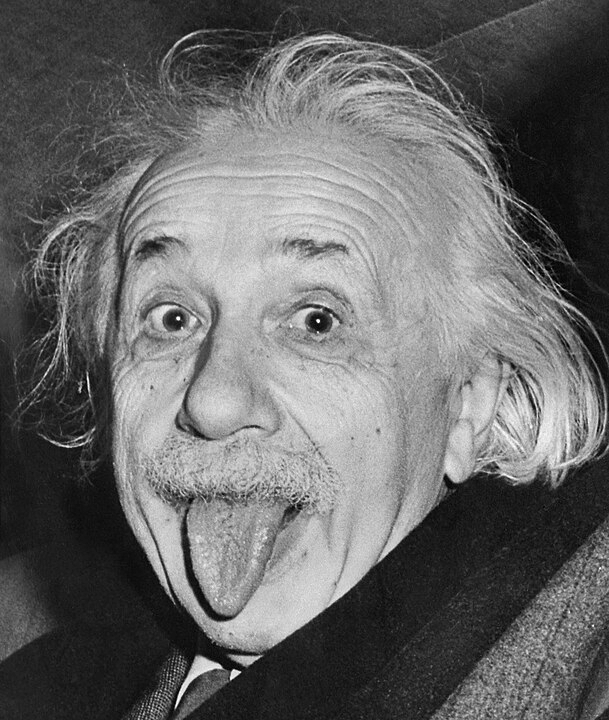
#> input picture zestaw3/AlbertEinstein-modified.png, 609 x 720 px
$ python steganography.py
#> lines starting #> are read from the running program, lines starting #| are printed output that depends on the picture; after the words box and inside, x2 and y2 are one past the last pixel; in counts of white or black regions, pixels touching at a corner belong together
#!/usr/bin/env python3
# -*- coding: utf-8 -*-
"""
Zadanie 19: Steganografia LSB (Least Significant Bit)
(a) Odczytanie ukrytego obrazu z płaszczyzny bitowej
(b) Ukrycie nowego obrazu w obrazie nośnikowym
"""

import numpy as np
from PIL import Image

def extract_lsb_image(carrier_img_array, output_bits=1):
    """
    Wydobycie obrazu ukrytego w najmłodszych bitach (LSB).

    Args:
        carrier_img_array: Obraz nośnikowy (numpy array)
        output_bits: Liczba najmłodszych bitów do wydobycia (zazwyczaj 1)

    Returns:
        Wydobyty obraz (numpy array)
    """
    # Wydobądź najmłodsze bity
    if output_bits == 1:
        # Dla 1 bitu: pobierz bit LSB i rozszerz do pełnego zakresu
        lsb_plane = (carrier_img_array & 1) * 255
    else:
        # Dla wielu bitów: pobierz maską i przeskaluj
        mask = (1 << output_bits) - 1
        lsb_plane = (carrier_img_array & mask) * (255 // mask)

    return lsb_plane.astype(np.uint8)

def embed_lsb_image(carrier_img_array, secret_img_array, num_bits=1):
    """
    Ukrycie obrazu w najmłodszych bitach obrazu nośnikowego.

    Args:
        carrier_img_array: Obraz nośnikowy (numpy array)
        secret_img_array: Obraz do ukrycia (numpy array)
        num_bits: Liczba najmłodszych bitów do użycia (zazwyczaj 1)

    Returns:
        Obraz z ukrytą informacją (numpy array)
    """
    # Upewnij się, że obrazy mają ten sam rozmiar
    if carrier_img_array.shape != secret_img_array.shape:
        print(f"  Uwaga: Rozmiary obrazów różnią się!")
        print(f"    Carrier: {carrier_img_array.shape}")
        print(f"    Secret: {secret_img_array.shape}")
        # Dopasuj rozmiar obrazu tajnego do nośnika
        from PIL import Image as PILImage
        secret_pil = PILImage.fromarray(secret_img_array)
        secret_pil = secret_pil.resize((carrier_img_array.shape[1], carrier_img_array.shape[0]))
        secret_img_array = np.array(secret_pil)
        print(f"    Secret po resize: {secret_img_array.shape}")

    # Przygotuj obraz wynikowy (kopia carrier)
    stego_img = carrier_img_array.copy()

    # Wyczyść najmłodsze bity w obrazie nośnikowym
    mask_clear = ~((1 << num_bits) - 1)
    stego_img = stego_img & mask_clear

    # Przygotuj dane do ukrycia (przeskaluj do num_bits bitów)
    if num_bits == 1:
        # Dla 1 bitu: proguj obraz tajny (>127 = 1, <=127 = 0)
        secret_bits = (secret_img_array > 127).astype(np.uint8)
    else:
        # Dla wielu bitów: przeskaluj
        secret_bits = (secret_img_array >> (8 - num_bits)).astype(np.uint8)

    # Wstaw dane tajne do LSB
    stego_img = stego_img | secret_bits

    return stego_img.astype(np.uint8)

def create_sample_secret_image(width, height):
    """
    Tworzy prosty obraz testowy do ukrycia (logo/wzór).
    """
    img = np.zeros((height, width), dtype=np.uint8)

    # Narysuj prostą grafikę - napis "SECRET"
    # Dla uproszczenia: prostokąt z przekątną
    center_y, center_x = height // 2, width // 2
    size = min(width, height) // 3

    # Prostokąt
    y1, y2 = center_y - size, center_y + size
    x1, x2 = center_x - size, center_x + size
    img[y1:y2, x1:x1+20] = 255  # lewa krawędź
    img[y1:y2, x2-20:x2] = 255  # prawa krawędź
    img[y1:y1+20, x1:x2] = 255  # górna krawędź
    img[y2-20:y2, x1:x2] = 255  # dolna krawędź

    # Przekątne
    for i in range(size * 2):
        img[y1 + i, x1 + i] = 255
        img[y1 + i, x2 - i] = 255

    # Tekst "SECRET" (bardzo prosto)
    text_y = center_y
    text_x = center_x - 50
    img[text_y-10:text_y+10, text_x:text_x+100] = 255

    return img

def main():
    print("="*60)
    print("Zadanie 19: Steganografia LSB")
    print("="*60)

    # (a) Odczytanie ukrytego obrazu
    print("\n" + "="*60)
    print("(a) Odczytywanie ukrytego cytatu Einsteina")
    print("="*60)

    # Wczytaj obraz z ukrytą informacją
    carrier_img = Image.open('../AlbertEinstein-modified.png').convert('L')
#> carrier_img is the input picture: PIL image 609x720 L; min 0, max 255, mean 103.7
    carrier_array = np.array(carrier_img)

    print(f"Wczytano obraz nośnikowy: {carrier_array.shape}")
#| Wczytano obraz nośnikowy: (720, 609)
    print(f"Zakres wartości: [{carrier_array.min()}, {carrier_array.max()}]")
#| Zakres wartości: [0, 255]

    # Wydobądź ukryty obraz z LSB
    print("\nWydobywanie informacji z płaszczyzny LSB...")
    extracted_1bit = extract_lsb_image(carrier_array, output_bits=1)
#> in extract_lsb_image, `lsb_plane = (carrier_img_array & 1) * 255`:
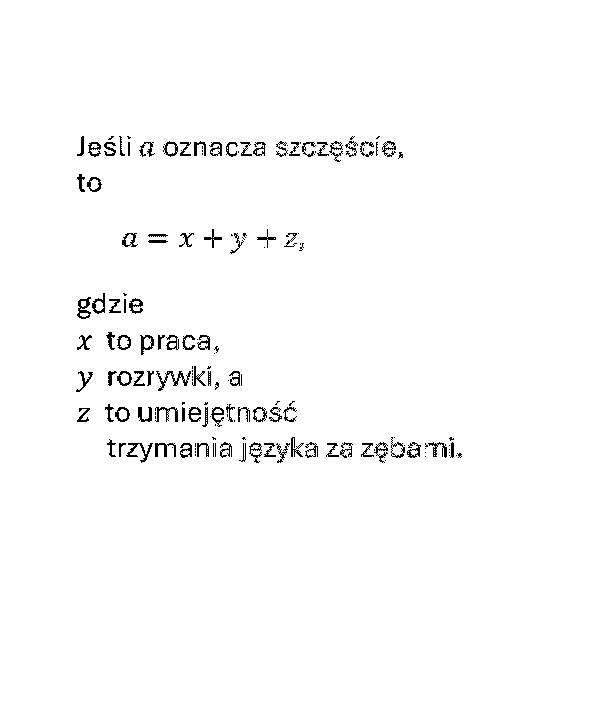
#> lsb_plane: shape (720, 609); 98.3% white; black in thin lines or dots, all inside (x1, y1, x2, y2) = (76, 136, 462, 463)

    # Zapisz wydobyty obraz
    img_extracted_1bit = Image.fromarray(extracted_1bit)
    img_extracted_1bit.save('extracted_quote_1bit.png')
    print("Zapisano: extracted_quote_1bit.png")

    # Sprawdź również 2 bity (czasem informacja jest w 2 LSB)
    extracted_2bit = extract_lsb_image(carrier_array, output_bits=2)
#> call 2 of extract_lsb_image, with output_bits = 2
#> in extract_lsb_image (call 2), `lsb_plane = (carrier_img_array & mask) * (255 // mask)`:
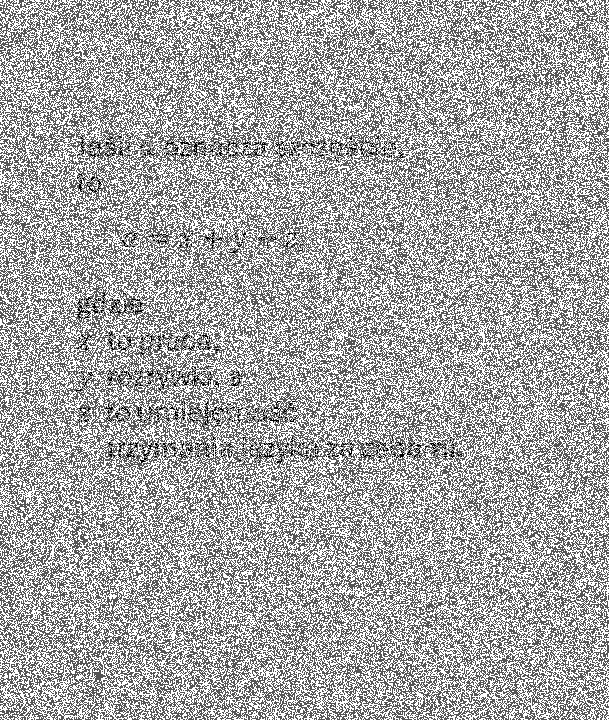
#> lsb_plane: shape (720, 609); min 0, max 255, mean 168.5
    img_extracted_2bit = Image.fromarray(extracted_2bit)
    img_extracted_2bit.save('extracted_quote_2bit.png')
    print("Zapisano: extracted_quote_2bit.png (alternatywna ekstrakcja)")

    print("\nStatystyki wydobytego obrazu (1-bit LSB):")
    print(f"  Średnia: {extracted_1bit.mean():.2f}")
#|   Średnia: 250.67
    print(f"  Unikalne wartości: {len(np.unique(extracted_1bit))}")
#|   Unikalne wartości: 2
    print(f"  Rozkład: {np.bincount(extracted_1bit.flatten())[:10]}")
#|   Rozkład: [7450    0    0    0    0    0    0    0    0    0]

    # (b) Ukrycie nowego obrazu
    print("\n" + "="*60)
    print("(b) Ukrywanie nowego obrazu w obrazie nośnikowym")
    print("="*60)

    # Utwórz prosty obraz tajny
    print("Tworzenie przykładowego obrazu tajnego...")
    height, width = carrier_array.shape
#> height = 720; width = 609
    secret_img = create_sample_secret_image(width, height)
#> after the loop in create_sample_secret_image, `for i in range(size * 2):`:
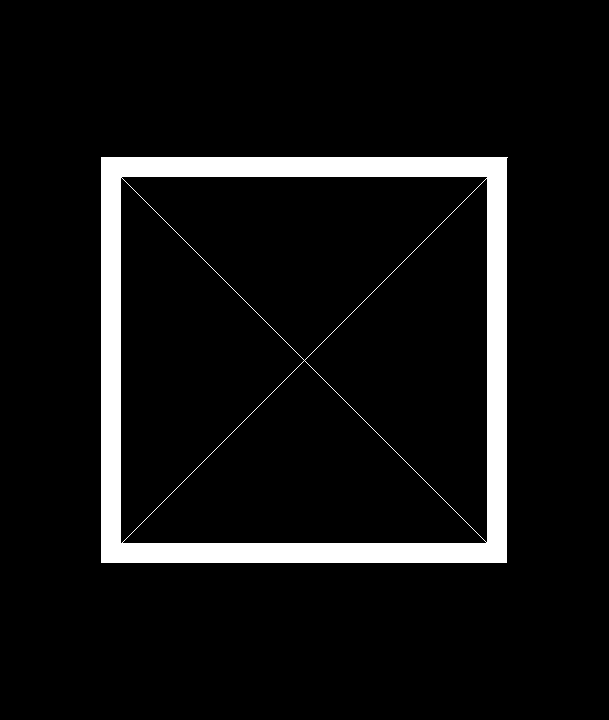
#> img: shape (720, 609); 7.2% white; 1 white region, box (x1, y1, x2, y2) and area: (101, 157, 508, 563) 31611

    # Zapisz obraz tajny dla dokumentacji
    img_secret = Image.fromarray(secret_img)
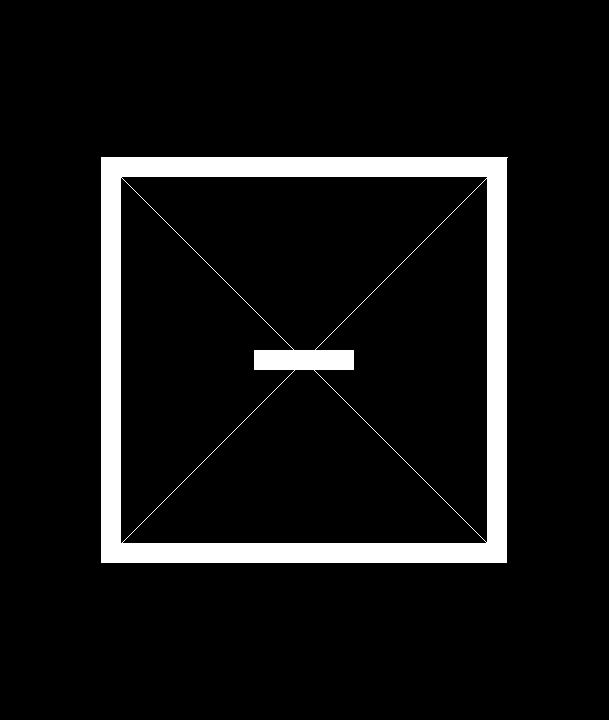
#> img_secret: PIL image 609x720 L; 7.7% white; 1 white region, box (x1, y1, x2, y2) and area: (101, 157, 508, 563) 33572
    img_secret.save('secret_image_to_hide.png')
    print(f"Utworzono obraz tajny: {secret_img.shape}")
#| Utworzono obraz tajny: (720, 609)
    print("Zapisano: secret_image_to_hide.png")

    # Ukryj obraz tajny w obrazie nośnikowym
    print("\nUkrywanie obrazu tajnego w płaszczyźnie LSB...")
    stego_img = embed_lsb_image(carrier_array, secret_img, num_bits=1)

    # Zapisz obraz wynikowy (steganogram)
    img_stego = Image.fromarray(stego_img)
    img_stego.save('AlbertEinstein_with_secret.png')
    print("Zapisano steganogram: AlbertEinstein_with_secret.png")

    # Sprawdź różnicę między oryginałem a steganogramem
    diff = np.abs(carrier_array.astype(np.int16) - stego_img.astype(np.int16))
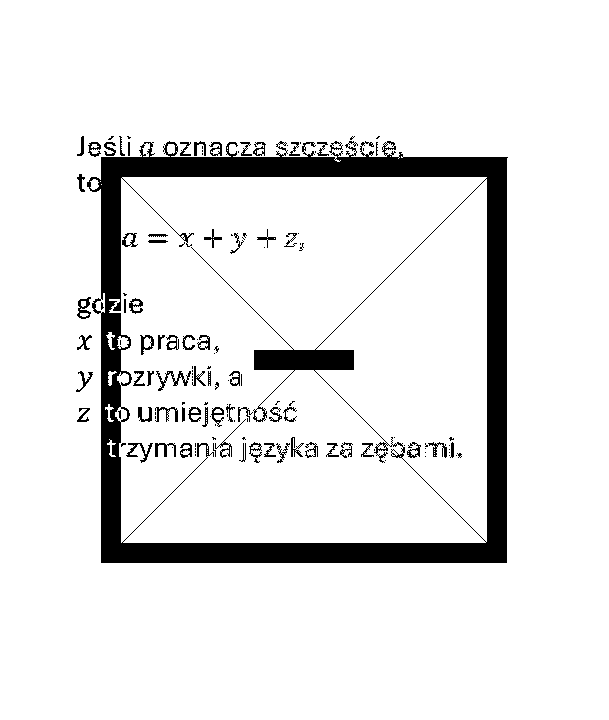
#> diff: shape (720, 609) int16; values 0 (black) and 1 (white), 90.9% white; 139 black regions (75 under 20 px), largest, box (x1, y1, x2, y2) and area: (87, 141, 508, 563) 34413, (156, 371, 191, 391) 203, (126, 443, 153, 463) 159
    print(f"\nRóżnica między oryginałem a steganogramem:")
    print(f"  Maksymalna różnica: {diff.max()} (powinna być ≤1 dla 1-bit LSB)")
#|   Maksymalna różnica: 1 (powinna być ≤1 dla 1-bit LSB)
    print(f"  Liczba zmienionych pikseli: {np.sum(diff > 0)}")
#|   Liczba zmienionych pikseli: 398568
    print(f"  Procent zmienionych pikseli: {100 * np.sum(diff > 0) / diff.size:.2f}%")
#|   Procent zmienionych pikseli: 90.90%

    # Weryfikacja: wydobądź ukryty obraz ze steganogramu
    print("\nWeryfikacja: wydobywanie ukrytego obrazu ze steganogramu...")
    extracted_secret = extract_lsb_image(stego_img, output_bits=1)
    img_extracted_secret = Image.fromarray(extracted_secret)
    img_extracted_secret.save('extracted_secret_verification.png')
    print("Zapisano: extracted_secret_verification.png")

    # Sprawdź poprawność
    match = np.array_equal(extracted_secret, (secret_img > 127).astype(np.uint8) * 255)
#> match = True
    print(f"Weryfikacja poprawności: {'✓ SUKCES' if match else '✗ BŁĄD'}")
#| Weryfikacja poprawności: ✓ SUKCES

    print("\n" + "="*60)
    print("PODSUMOWANIE")
    print("="*60)
    print("\nTechnika LSB (Least Significant Bit):")
    print("  - Ukrywa informację w najmłodszych bitach pikseli")
    print("  - Zmiana ≤1 w wartości piksela (niewidoczna dla oka)")
    print("  - Pojemność: 1 bit na piksel = 1/8 rozmiaru obrazu")
    print("  - Wrażliwa na kompresję stratną (JPEG)")
    print("\n(a) Wydobyto ukryty cytat z AlbertEinstein-modified.png")
    print("(b) Ukryto nowy obraz i zapisano jako AlbertEinstein_with_secret.png")
    print("\n✓ Steganografia zakończona pomyślnie!")

if __name__ == '__main__':
    main()

$ run again, with zestaw3/Flat_Frame.png copied over zestaw3/AlbertEinstein-modified.png
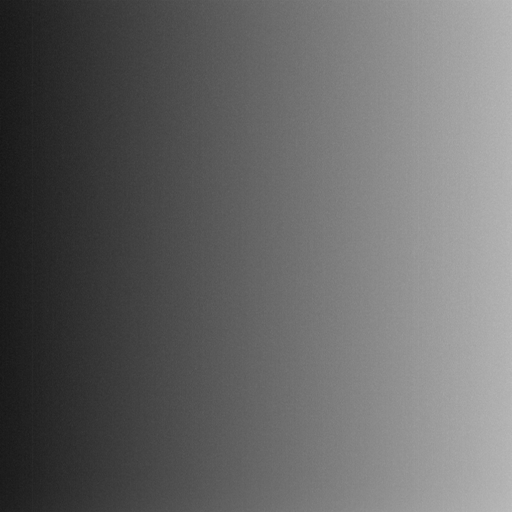
#> input picture zestaw3/Flat_Frame.png, 512 x 512 px
#> in main, carrier_img is the input picture: PIL image 512x512 L; min 22, max 188, mean 102.1
#| Wczytano obraz nośnikowy: (512, 512)
#| Zakres wartości: [22, 188]
#|   Średnia: 127.37
#|   Unikalne wartości: 2
#|   Rozkład: [131209      0      0      0      0      0      0      0      0      0]
#> after the loop in create_sample_secret_image, `for i in range(size * 2):`:
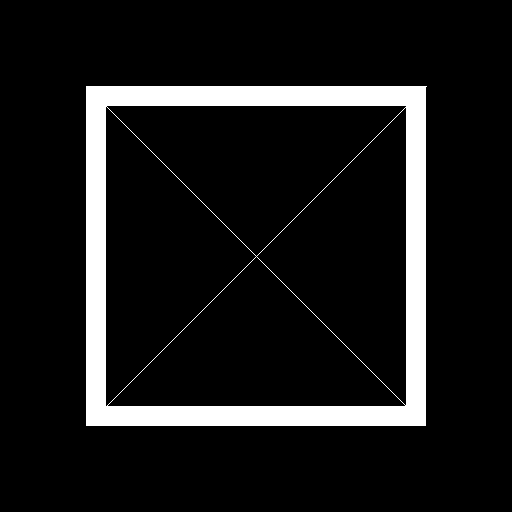
#> img: shape (512, 512); 10% white; 1 white region, box (x1, y1, x2, y2) and area: (86, 86, 427, 426) 26199
#> img_secret: PIL image 512x512 L; 10.7% white; 1 white region, box (x1, y1, x2, y2) and area: (86, 86, 427, 426) 28160
#| Utworzono obraz tajny: (512, 512)
#> in main, `diff = np.abs(carrier_array.astype(np.int16) - stego_img.astype(np.int..`:
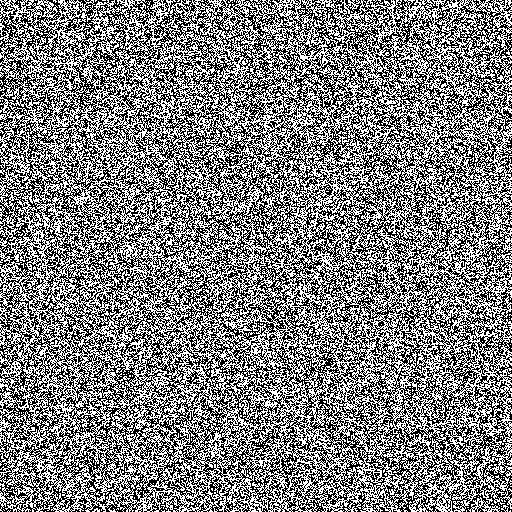
#> diff: shape (512, 512) int16; values 0 (black) and 1 (white), 50% white in thin lines or dots
#|   Maksymalna różnica: 1 (powinna być ≤1 dla 1-bit LSB)
#|   Liczba zmienionych pikseli: 131005
#|   Procent zmienionych pikseli: 49.97%
#> match = True
#| Weryfikacja poprawności: ✓ SUKCES
